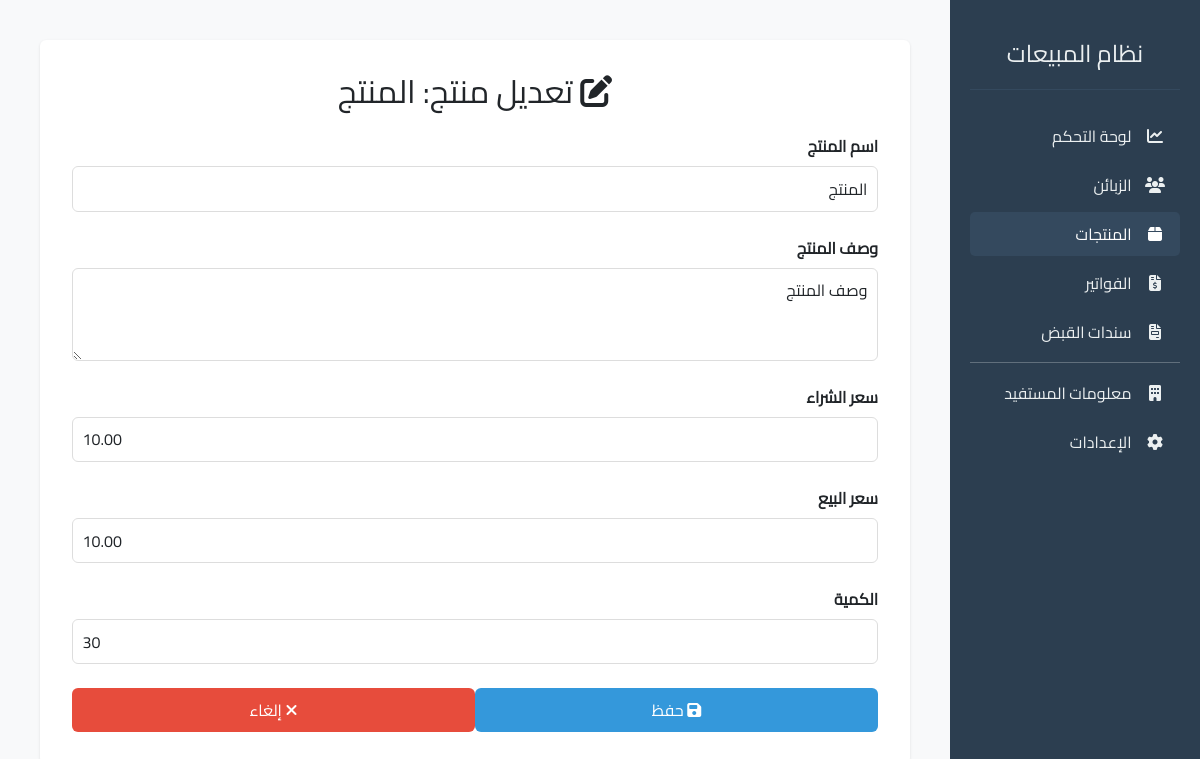
The app's page /products/2/edit/ with its own data.
### sales_app/models.py (models this page shows, shortened)
class Product(models.Model):
    name = models.CharField(max_length=100, verbose_name="اسم المنتج")
    description = models.TextField(blank=True, null=True, verbose_name="وصف المنتج")
    purchase_price = models.DecimalField(max_digits=10, decimal_places=2, default=0, verbose_name="سعر الشراء")
    selling_price = models.DecimalField(max_digits=10, decimal_places=2, default=0, verbose_name="سعر البيع")
    quantity = models.IntegerField(default=0, verbose_name="الكمية")
    created_at = models.DateTimeField(auto_now_add=True, verbose_name="تاريخ الإضافة")
    updated_at = models.DateTimeField(auto_now=True, verbose_name="تاريخ التحديث")
    class Meta:
        verbose_name = "المنتج"
        verbose_name_plural = "المنتجات"
        ordering = ['name']

### sales_app/views.py (the view)
# urls.py: path('products/<int:pk>/edit/', views.edit_product, name='edit_product'),
def edit_product(request, pk):
    product = get_object_or_404(Product, pk=pk)
    if request.method == 'POST':
        form = ProductForm(request.POST, instance=product)
        if form.is_valid():
            form.save()
            messages.success(request, 'تم تعديل المنتج بنجاح')
            return redirect('sales_app:product_list')
    else:
        form = ProductForm(instance=product)
    return render(request, 'sales_app/product_form.html', {'form': form})

### sales_app/forms.py (shortened to what this page needs)
class ProductForm(forms.ModelForm):
    class Meta:
        model = Product
        fields = ['name', 'description', 'purchase_price', 'selling_price', 'quantity']
        widgets = {
            'name': forms.TextInput(attrs={'class': 'form-control'}),
            'description': forms.Textarea(attrs={'class': 'form-control', 'rows': 3}),
            'purchase_price': forms.NumberInput(attrs={'class': 'form-control'}),
            'selling_price': forms.NumberInput(attrs={'class': 'form-control'}),
            'quantity': forms.NumberInput(attrs={'class': 'form-control'}),
        }

### sales_app/templates/sales_app/product_form.html (shortened to what this page needs)
{% extends 'sales_app/base.html' %}
{% block content %}
<div class="container">
    <div class="card-body">
        <h2 class="text-center mb-4">
            {% if form.instance.pk %}
                <i class="fas fa-edit"></i> تعديل منتج: {{ form.instance.name }}
            {% else %}
                <i class="fas fa-plus-circle"></i> إضافة منتج جديد
            {% endif %}
        </h2>
        <form method="post" class="needs-validation" novalidate>
            {% for field in form %}
            <div class="mb-4">
                <label for="{{ field.id_for_label }}" class="form-label">{{ field.label }}</label>
                {{ field }}
            </div>
            {% endfor %}
            <div class="d-flex justify-content-between">
                <button type="submit" class="btn btn-primary">
                    <i class="fas fa-save"></i> حفظ
                </button>
                <a href="{% url 'sales_app:product_list' %}" class="btn btn-secondary">
                    <i class="fas fa-times"></i> إلغاء
                </a>
            </div>
        </form>
    </div>
</div>
{% endblock %}

### sales_app/templates/sales_app/product_form.html (style rules this page uses)
.container { max-width: 1200px; margin: 0 auto; padding: 20px; }
.card-body { background: white; overflow: hidden; border-radius: 6px; box-shadow: 0 1px 3px rgba(0,0,0,0.1); padding: 2rem; }
.form-label { font-weight: 600; margin-bottom: 0.5rem; display: inline-block; }
.form-control { padding: 0.6rem; border: 1px solid #ddd; border-radius: 6px; }
.btn-primary, .btn-secondary { padding: 0.6rem 1.2rem; border-radius: 6px; text-transform: uppercase; }
.btn-primary { width: 100%; background-color: #3498db; color: white; border: none; transition: background-color 0.3s; }
.btn-secondary { width: 100%; background-color: #e74c3c; color: white; border: none; }

### records on screen
Product: instance.name "المنتج", form "المنتج" "وصف المنتج" "10.00" "10.00" "30"

### other values on screen
{{ field.label }} "اسم المنتج" "وصف المنتج" "سعر الشراء" "سعر البيع" "الكمية"
